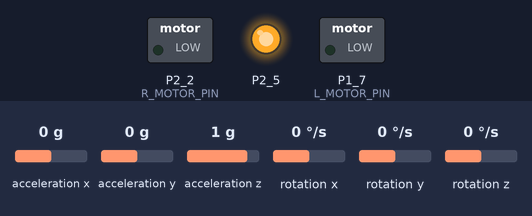
The sketch below on a simulated TI MSP430 LaunchPad. Shown: switched loads named in the sketch (green lamp = pin HIGH), output pins drawn as LEDs (lit = HIGH). Wiring (inferred from the names in the program): MPU-9250 motion sensor at I2C address 0x68. The inputs (shaded band) are chosen by the test bench; at power-on: rotation z 0 °/s, acceleration x 0 g, acceleration y 0 g, acceleration z 1 g, rotation x 0 °/s, rotation y 0 °/s. What the sketch prints to the serial monitor is not drawn.

Above: at 1.3 s.
1.4 s: rotation z set to -8 °/s
4.4 s: rotation z set to -12 °/s
At 5.4 s:
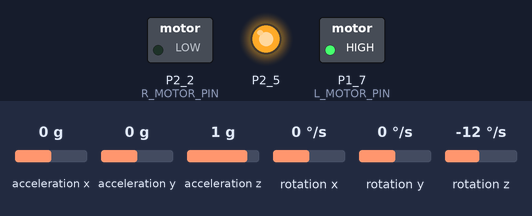
6.4 s: rotation z set to 3 °/s
9.4 s: rotation z set to 6 °/s
At 11.1 s:
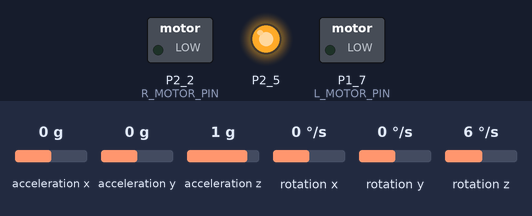
11.7 s: rotation z set to 13 °/s
14.7 s: rotation z set to 16 °/s
At 16.1 s:
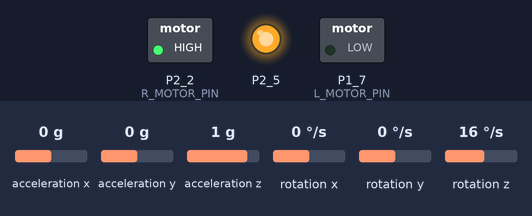
Timing chart, 0 to 17.3 s (numbered marks = the images above; inputs shaded):
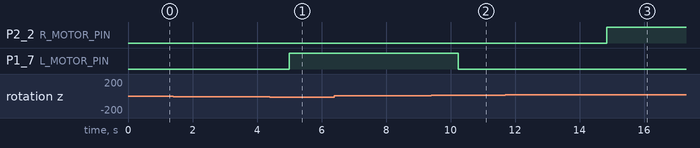

The sketch:

lineofsight.ino
```cpp
#include <Wire.h>
#include <TimerOne.h>

#define MPU9250_ADDR 0x68

#define GYRO_FULL_SCALE_250_DPS 0x00
#define GYRO_FULL_SCALE_500_DPS 0x08
#define GYRO_FULL_SCALE_1000_DPS 0x10
#define GYRO_FULL_SCALE_2000_DPS 0x18

#define L_MOTOR_PIN 15
#define R_MOTOR_PIN 10

#define BAUD 115200
#define MIN_DV -7000
#define MAX_DV 7000

int32_t dv = 0;         /* Change in velocity */
int16_t dc = -27;           /* Resting state offset */
int16_t gz = 0;           /* Current gyroscope-y sample */
int16_t gz_prev = 0;        /* Previous gyroscope-y sample */
int16_t t = 0;
int16_t t_prev = 0;
int16_t dt = 0;
volatile bool waiting = true;   /* Interrupt flag */
long int ti;          /* Initial time */
int16_t drift_counter = 100;

/* TODO:
 *  [x] Capturing dc value (average of first 5 samples
 *  [ ] Handling start/stop indication by button input
 *    [ ] Configure pin for button input (need additional info from Derek)
 *    [ ] Create interrupt from button press (toggle boolean flag)
 *  [x] Compile code (library dependencies currently unhandled)
 */

void i2c_read(uint8_t addr, uint8_t reg, uint8_t nbytes, uint8_t *data) {
  /* Set register addresses */
  Wire.beginTransmission(addr);
  Wire.write(reg);
  Wire.endTransmission();

  /* Read bytes */
  Wire.requestFrom(addr, nbytes);
  uint8_t i = 0;
  while (Wire.available())
    data[i++] = Wire.read();
}

void i2c_write_byte(uint8_t addr, uint8_t reg, uint8_t data) {
  /* Set register address */
  Wire.beginTransmission(addr);
  Wire.write(reg);
  Wire.write(data);
  Wire.endTransmission();
}

void setup() {
  /* Arduino initializations */
  Wire.begin();
  Serial.begin(BAUD); /* TODO: Is this baud okay? */

  /* Set gyroscope low pass filter at 5 Hz */
  //i2c_write_byte(MPU9250_ADDR, 26, 0.06);

  /* Configure gyroscope range */
  i2c_write_byte(MPU9250_ADDR, 27, GYRO_FULL_SCALE_1000_DPS);

  pinMode(13, OUTPUT);
  digitalWrite(13, HIGH);
  pinMode(L_MOTOR_PIN, OUTPUT);
  pinMode(R_MOTOR_PIN, OUTPUT);

  /* Initialize timer */
  Timer1.initialize(10);
  Timer1.attachInterrupt(callback);

  /* Store initial time */
  ti = millis();


  for (int i = 0; i < 10; i++) {
    sample();
    delay(10);
  }

  /*
  int x = 0;
  for (int i = 0; i < 10; i++) {
    sample();
    x += gz;
      delay(100); //CHANGED FROM 100
    }
  dc = x / 10;
  */
}

void sample() {
  /* Read accelerometer and gyroscope */
  uint8_t buf[14];
  i2c_read(MPU9250_ADDR, 0x3B, 14, buf);

  /* Save previous time sample, read new sample */
  t_prev = t;
  t = (millis() - ti) >> 7;
  dt = t - t_prev;

  /* Save previous gyroscope-y sample, read new sample */
  gz_prev = gz;
  gz = (buf[12] << 8 | buf[13]) - dc;

  /* Add current sample to running integration */
  //dv += dt * (gz + ((gz - gz_prev) >> 1));
  dv += (dt * gz) + (dt * ((gz - gz_prev) / 2));
  Serial.print(dv);
  Serial.print('\t');
  Serial.println(gz);

  /*
  drift_counter--;
  if (drift_counter == 0) {
    dv += 1;
    drift_counter = 100;
  }
  */
}

void callback() {
  waiting = false;
}

/* Signal motors to spin */
void spin_left() {
  digitalWrite(L_MOTOR_PIN, HIGH);
}

void spin_right() {
  digitalWrite(R_MOTOR_PIN, HIGH);
}

void stop_motors() {
  digitalWrite(L_MOTOR_PIN, LOW);
  digitalWrite(R_MOTOR_PIN, LOW);
}

/* Main loop */
void loop() {
  while(waiting);

  sample();
  waiting = true;

  if (dv < MIN_DV) {
    //Serial.println('L');
    spin_left();
    //spin_right();
  } else if (dv > MAX_DV) {
    //Serial.println('R');
    spin_right();
  } else {
    stop_motors();
  }
}
```

Measured:
- the behaviour switches between -10 and -11 °/s on rotation z (found by bisection; images 0 and 1)
- the behaviour switches between 4 and 5 °/s on rotation z (found by bisection; images 1 and 2)
- the behaviour switches between 14 and 15 °/s on rotation z (found by bisection; images 2 and 3)
- after the input at 4.4 s, P1_7 (L_MOTOR_PIN): LOW → HIGH after 0.59 s instead of 0.85 s
- after the input at 9.4 s, P1_7 (L_MOTOR_PIN): HIGH → LOW after 0.84 s instead of 1.4 s
